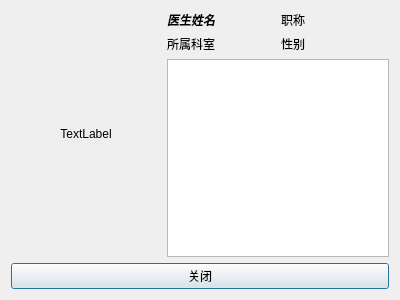
<?xml version="1.0" encoding="UTF-8"?>
<ui version="4.0">
 <class>DoctorDetailsDialog</class>
 <widget class="QDialog" name="DoctorDetailsDialog">
  <property name="geometry">
   <rect>
    <x>0</x>
    <y>0</y>
    <width>400</width>
    <height>300</height>
   </rect>
  </property>
  <property name="windowTitle">
   <string>Dialog</string>
  </property>
  <layout class="QVBoxLayout" name="verticalLayout_4">
   <item>
    <layout class="QVBoxLayout" name="verticalLayout_3">
     <item>
      <layout class="QHBoxLayout" name="horizontalLayout_3">
       <item>
        <widget class="QLabel" name="photoLabel">
         <property name="minimumSize">
          <size>
           <width>150</width>
           <height>120</height>
          </size>
         </property>
         <property name="styleSheet">
          <string notr="true">background-color: #eee;</string>
         </property>
         <property name="text">
          <string>TextLabel</string>
         </property>
         <property name="alignment">
          <set>Qt::AlignCenter</set>
         </property>
        </widget>
       </item>
       <item>
        <layout class="QVBoxLayout" name="verticalLayout_2">
         <item>
          <layout class="QVBoxLayout" name="verticalLayout">
           <item>
            <layout class="QHBoxLayout" name="horizontalLayout">
             <item>
              <widget class="QLabel" name="nameLabel">
               <property name="font">
                <font>
                 <family>Ubuntu Condensed</family>
                 <weight>75</weight>
                 <italic>true</italic>
                 <bold>true</bold>
                </font>
               </property>
               <property name="text">
                <string>医生姓名</string>
               </property>
              </widget>
             </item>
             <item>
              <widget class="QLabel" name="titleLabel">
               <property name="text">
                <string>职称</string>
               </property>
              </widget>
             </item>
            </layout>
           </item>
           <item>
            <layout class="QHBoxLayout" name="horizontalLayout_2">
             <item>
              <widget class="QLabel" name="departmentLabel">
               <property name="text">
                <string>所属科室</string>
               </property>
              </widget>
             </item>
             <item>
              <widget class="QLabel" name="genderLabel">
               <property name="text">
                <string>性别</string>
               </property>
              </widget>
             </item>
            </layout>
           </item>
          </layout>
         </item>
         <item>
          <widget class="QTextBrowser" name="bioTextBrowser"/>
         </item>
        </layout>
       </item>
      </layout>
     </item>
     <item>
      <widget class="QPushButton" name="closeButton">
       <property name="text">
        <string>关闭</string>
       </property>
      </widget>
     </item>
    </layout>
   </item>
  </layout>
 </widget>
 <resources/>
 <connections/>
</ui>
